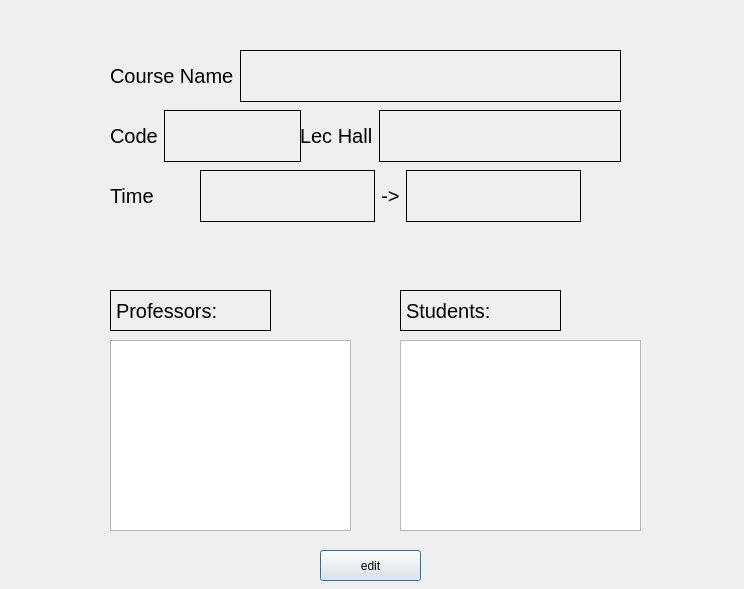
<?xml version="1.0" encoding="UTF-8"?>
<ui version="4.0">
 <class>CourseInfoPage</class>
 <widget class="QDialog" name="CourseInfoPage">
  <property name="geometry">
   <rect>
    <x>0</x>
    <y>0</y>
    <width>744</width>
    <height>589</height>
   </rect>
  </property>
  <property name="windowTitle">
   <string>Dialog</string>
  </property>
  <widget class="QWidget" name="layoutWidget_3">
   <property name="geometry">
    <rect>
     <x>110</x>
     <y>110</y>
     <width>191</width>
     <height>52</height>
    </rect>
   </property>
   <layout class="QHBoxLayout" name="horizontalLayout_7" stretch="0,1">
    <item>
     <widget class="QLabel" name="label_18">
      <property name="font">
       <font>
        <pointsize>15</pointsize>
       </font>
      </property>
      <property name="frameShape">
       <enum>QFrame::NoFrame</enum>
      </property>
      <property name="text">
       <string>Code</string>
      </property>
     </widget>
    </item>
    <item>
     <widget class="QLabel" name="codeLabel">
      <property name="autoFillBackground">
       <bool>true</bool>
      </property>
      <property name="frameShape">
       <enum>QFrame::Box</enum>
      </property>
      <property name="text">
       <string/>
      </property>
      <property name="openExternalLinks">
       <bool>false</bool>
      </property>
     </widget>
    </item>
   </layout>
  </widget>
  <widget class="QWidget" name="layoutWidget_2">
   <property name="geometry">
    <rect>
     <x>300</x>
     <y>110</y>
     <width>321</width>
     <height>52</height>
    </rect>
   </property>
   <layout class="QHBoxLayout" name="horizontalLayout_5" stretch="0,1">
    <item>
     <widget class="QLabel" name="label_16">
      <property name="font">
       <font>
        <pointsize>15</pointsize>
       </font>
      </property>
      <property name="frameShape">
       <enum>QFrame::NoFrame</enum>
      </property>
      <property name="text">
       <string>Lec Hall</string>
      </property>
     </widget>
    </item>
    <item>
     <widget class="QLabel" name="lecHallLabel">
      <property name="autoFillBackground">
       <bool>true</bool>
      </property>
      <property name="frameShape">
       <enum>QFrame::Box</enum>
      </property>
      <property name="text">
       <string/>
      </property>
      <property name="openExternalLinks">
       <bool>false</bool>
      </property>
     </widget>
    </item>
   </layout>
  </widget>
  <widget class="QLabel" name="label_6">
   <property name="geometry">
    <rect>
     <x>110</x>
     <y>290</y>
     <width>161</width>
     <height>41</height>
    </rect>
   </property>
   <property name="font">
    <font>
     <pointsize>15</pointsize>
    </font>
   </property>
   <property name="frameShape">
    <enum>QFrame::Box</enum>
   </property>
   <property name="text">
    <string>Professors:</string>
   </property>
  </widget>
  <widget class="QWidget" name="layoutWidget_5">
   <property name="geometry">
    <rect>
     <x>110</x>
     <y>50</y>
     <width>511</width>
     <height>52</height>
    </rect>
   </property>
   <layout class="QHBoxLayout" name="horizontalLayout" stretch="0,1">
    <item>
     <widget class="QLabel" name="label_3">
      <property name="font">
       <font>
        <pointsize>15</pointsize>
       </font>
      </property>
      <property name="frameShape">
       <enum>QFrame::NoFrame</enum>
      </property>
      <property name="text">
       <string>Course Name</string>
      </property>
     </widget>
    </item>
    <item>
     <widget class="QLabel" name="nameLabel">
      <property name="autoFillBackground">
       <bool>true</bool>
      </property>
      <property name="frameShape">
       <enum>QFrame::Box</enum>
      </property>
      <property name="text">
       <string/>
      </property>
      <property name="openExternalLinks">
       <bool>false</bool>
      </property>
     </widget>
    </item>
   </layout>
  </widget>
  <widget class="QWidget" name="layoutWidget">
   <property name="geometry">
    <rect>
     <x>110</x>
     <y>170</y>
     <width>511</width>
     <height>52</height>
    </rect>
   </property>
   <layout class="QHBoxLayout" name="horizontalLayout_3" stretch="0,0,1,0,1,0">
    <item>
     <widget class="QLabel" name="label_12">
      <property name="font">
       <font>
        <pointsize>15</pointsize>
       </font>
      </property>
      <property name="frameShape">
       <enum>QFrame::NoFrame</enum>
      </property>
      <property name="text">
       <string>Time</string>
      </property>
     </widget>
    </item>
    <item>
     <spacer name="horizontalSpacer_2">
      <property name="orientation">
       <enum>Qt::Horizontal</enum>
      </property>
      <property name="sizeType">
       <enum>QSizePolicy::Preferred</enum>
      </property>
      <property name="sizeHint" stdset="0">
       <size>
        <width>40</width>
        <height>20</height>
       </size>
      </property>
     </spacer>
    </item>
    <item>
     <widget class="QLabel" name="dayLabel">
      <property name="autoFillBackground">
       <bool>true</bool>
      </property>
      <property name="frameShape">
       <enum>QFrame::Box</enum>
      </property>
      <property name="lineWidth">
       <number>1</number>
      </property>
      <property name="text">
       <string/>
      </property>
      <property name="openExternalLinks">
       <bool>false</bool>
      </property>
     </widget>
    </item>
    <item>
     <widget class="QLabel" name="label">
      <property name="font">
       <font>
        <pointsize>15</pointsize>
       </font>
      </property>
      <property name="text">
       <string>-&gt;</string>
      </property>
      <property name="alignment">
       <set>Qt::AlignCenter</set>
      </property>
     </widget>
    </item>
    <item>
     <widget class="QLabel" name="timeLabel">
      <property name="autoFillBackground">
       <bool>true</bool>
      </property>
      <property name="frameShape">
       <enum>QFrame::Box</enum>
      </property>
      <property name="text">
       <string/>
      </property>
      <property name="openExternalLinks">
       <bool>false</bool>
      </property>
     </widget>
    </item>
    <item>
     <spacer name="horizontalSpacer">
      <property name="orientation">
       <enum>Qt::Horizontal</enum>
      </property>
      <property name="sizeType">
       <enum>QSizePolicy::Preferred</enum>
      </property>
      <property name="sizeHint" stdset="0">
       <size>
        <width>40</width>
        <height>20</height>
       </size>
      </property>
     </spacer>
    </item>
   </layout>
  </widget>
  <widget class="QLabel" name="label_7">
   <property name="geometry">
    <rect>
     <x>400</x>
     <y>290</y>
     <width>161</width>
     <height>41</height>
    </rect>
   </property>
   <property name="font">
    <font>
     <pointsize>15</pointsize>
    </font>
   </property>
   <property name="frameShape">
    <enum>QFrame::Box</enum>
   </property>
   <property name="text">
    <string>Students:</string>
   </property>
  </widget>
  <widget class="QTableWidget" name="studentsInCourseTable">
   <property name="geometry">
    <rect>
     <x>400</x>
     <y>340</y>
     <width>241</width>
     <height>191</height>
    </rect>
   </property>
   <property name="editTriggers">
    <set>QAbstractItemView::NoEditTriggers</set>
   </property>
  </widget>
  <widget class="QPushButton" name="editPushButton">
   <property name="geometry">
    <rect>
     <x>320</x>
     <y>550</y>
     <width>101</width>
     <height>31</height>
    </rect>
   </property>
   <property name="text">
    <string>edit</string>
   </property>
  </widget>
  <widget class="QTableWidget" name="profInCourseTable">
   <property name="geometry">
    <rect>
     <x>110</x>
     <y>340</y>
     <width>241</width>
     <height>191</height>
    </rect>
   </property>
   <property name="editTriggers">
    <set>QAbstractItemView::NoEditTriggers</set>
   </property>
  </widget>
 </widget>
 <resources/>
 <connections/>
</ui>
